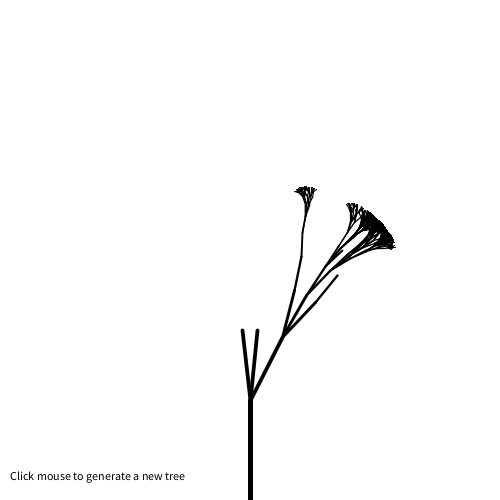
Frame 1 (no input)
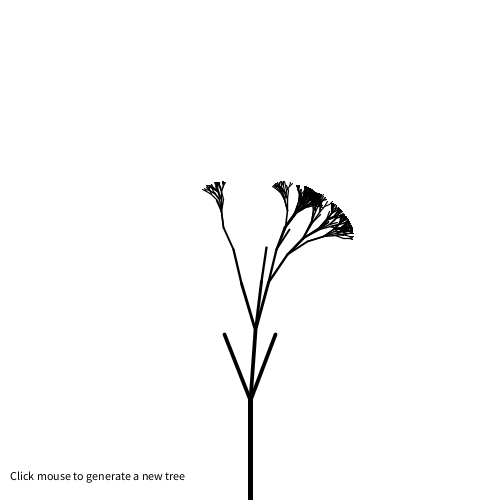
Frame 60 (the mouse pressed at the canvas centre just before this capture)
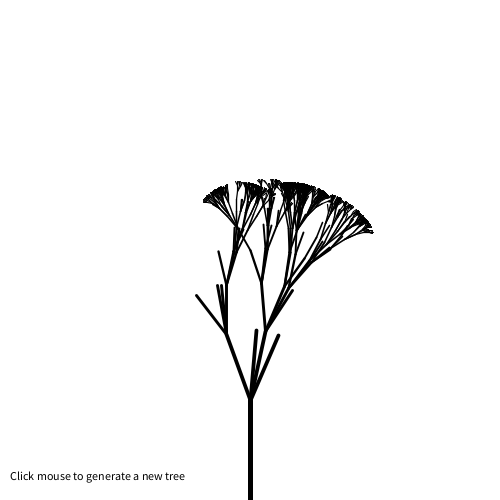
Frame 120 (the mouse held since frame 60 and released just before this capture)

The Processing sketch that drew these frames (run headless with seeded random() and noise(); from frame 60 on, the mouse is pressed at the canvas centre):

// Processing sketch: TreeStochasticNoise
// ── TreeStochasticNoise.pde
// Stochastic Tree with angles fluctuating with Perlin noise
// Daniel Shiffman <http://www.shiffman.net>
// Nature of Code, Chapter 8
// Hack code

// Perlin noise offset 
float yoff = 0;
// Random seed to control randomness while drawing the tree
int seed = 5;


void setup() {
  size(500, 500);
  smooth();
}

void draw() {
  background(255);
  fill(0);
  text("Click mouse to generate a new tree", 10, height-20);

  stroke(0);
  // Start the tree from the bottom of the screen
  translate(width/2, height);
  // Move along through noise
  yoff += 0.005;
  randomSeed(seed);
  // Start the recursive branching!
  branch(100, 0);
}


void mousePressed() {
  // New tree starts with new noise offset and new random seed
  yoff = random(1000);
  seed = millis();
}


void branch(float h, float xoff) {
  // thickness of the branch is mapped to its length
  float sw = map(h, 2, 100, 1, 5);
  strokeWeight(sw);
  // Draw the branch
  line(0, 0, 0, -h);
  // Move along to end
  translate(0, -h);

  // Each branch will be 2/3rds the size of the previous one
  h *= 0.7f;
  
  // Move along through noise space
  xoff += 0.1;

  if (h > 4) {
    // Random number of branches
    int n = int(random(0, 5));
    for (int i = 0; i < n; i++) {
      
      // Here the angle is controlled by perlin noise
      // This is a totally arbitrary way to do it, try others!
      float theta = map(noise(xoff+i, yoff), 0, 1, -PI/3, PI/3);
      if (n%2==0) theta *= -1;
      
      pushMatrix();      // Save the current state of transformation (i.e. where are we now)
      rotate(theta);     // Rotate by theta
      branch(h, xoff);   // Ok, now call myself to branch again
      popMatrix();       // Whenever we get back here, we "pop" in order to restore the previous matrix state
    }
  }
}
